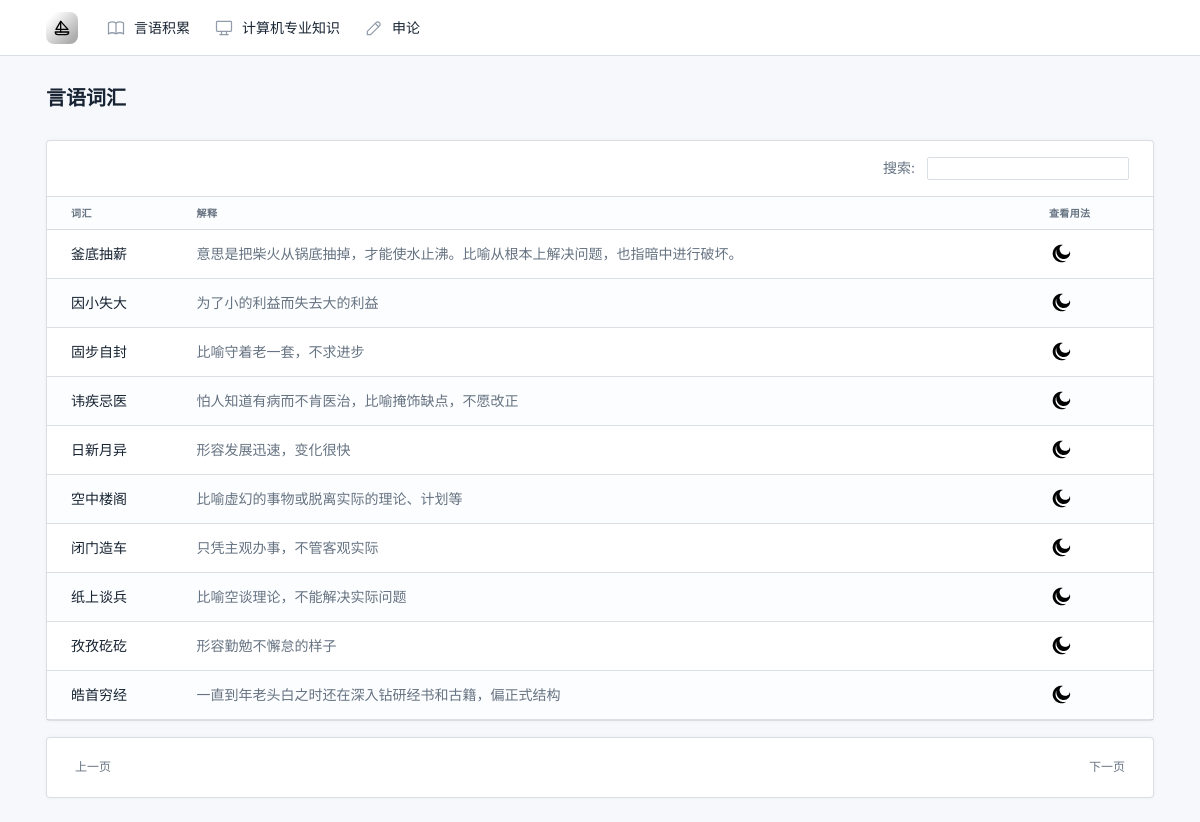
/language/list?page=2, run on an earlier commit of the app's database.
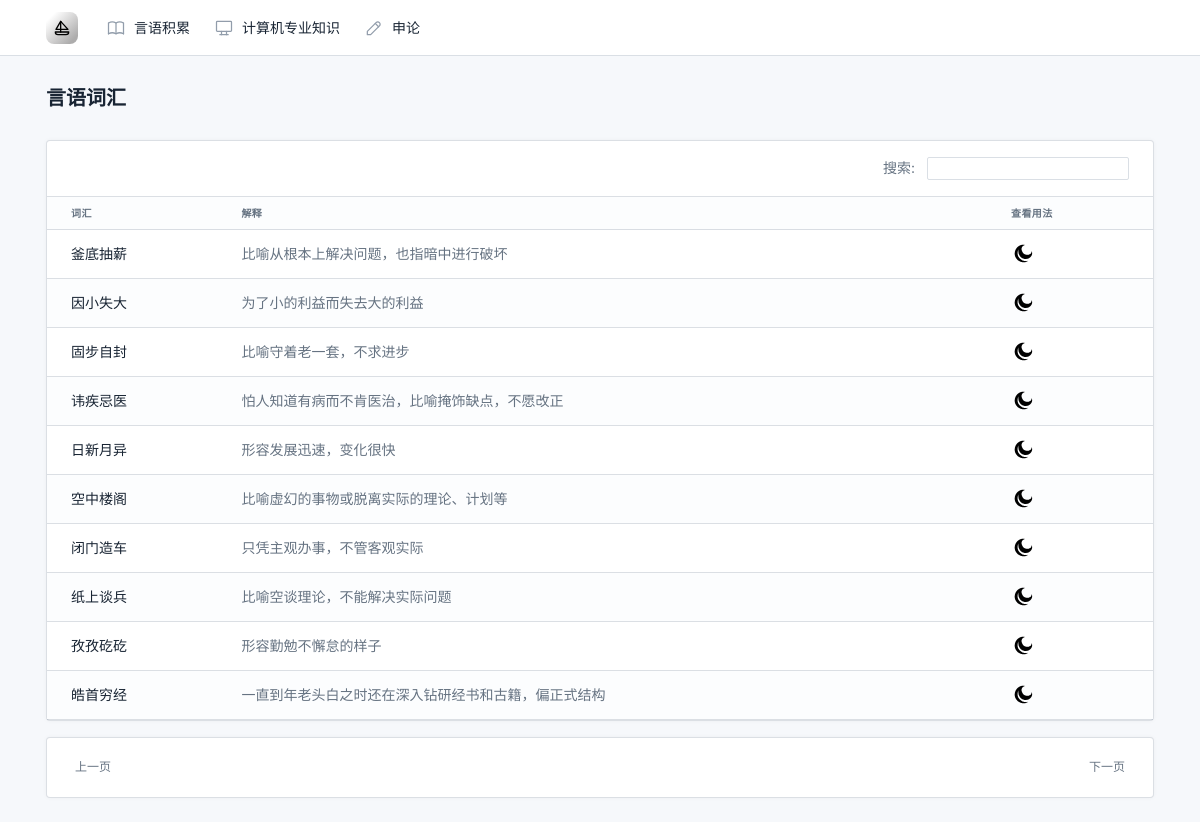
And on a later commit of the database.
### language/models.py (models this page shows)
class Language(models.Model):
    word = models.CharField(max_length=100, unique=True)
    expression = models.CharField(max_length=100)

### language/views.py (the view)
# urls.py: path('list', views.word_list, name='words'),
def word_list(request):
    query = request.GET.get('s')
    if query is None:
        words = Language.objects.all().order_by('id')
    else:
        words = Language.objects.filter(word__contains=query).order_by('id')
    per_page = 10
    paginator = Paginator(words, per_page)
    page_number = request.GET.get('page')
    page_obj = paginator.get_page(page_number)
    context = {
        'words': page_obj,
        'query': query,
    }
    return render(request, 'language/language.html', context)

### templates/language/language.html (shortened to what the changed rows need)
{% load static %}
<!DOCTYPE html>
<html lang="en">
<head>
    <link href="{% static 'css/tabler.min.css' %}" rel="stylesheet"/>
    <link href="{% static 'css/tabler-flags.min.css' %}" rel="stylesheet"/>
    <link href="{% static 'css/tabler-payments.min.css' %}" rel="stylesheet"/>
    <link href="{% static 'css/tabler-vendors.min.css' %}" rel="stylesheet"/>
</head>
<body>
{% include 'header.html' %}
<div class="page-wrapper">
    <div class="page-header d-print-none">
        <div class="container-xl">
            <div class="row g-2 align-items-center">
                <div class="col">
                    <h2 class="page-title">
                        言语词汇
                    </h2>
                </div>
            </div>
        </div>
    </div>
    <div class="page-body">
        <div class="container-xl">
            <div class="row row-cards">
                <div class="col-12">
                    <div class="card">
                        <div class="table-responsive">
                            <table class="table table-vcenter card-table table-striped">
                                <thead>
                                <tr>
                                    <th>词汇</th>
                                    <th>解释</th>
                                    <th>查看用法</th>
                                </tr>
                                </thead>
                                <tbody>
                                {% for word in words %}
                                    <tr>
                                        <td>{{ word.word }}</td>
                                        <td class="text-muted">
                                            {{ word.expression }}
                                        </td>
                                        <td class="text-muted"><a
                                                target="_blank"
                                                href="http://search.people.cn/s?keyword={{ word.word }}"
                                                class="text-reset">
                                        </a>
                                        </td>
                                    </tr>
                                {% endfor %}
                                </tbody>
                            </table>
                        </div>
                    </div>
                </div>
            </div>
        </div>
    </div>
</div>
</body>
</html>

What changed in the data, as far as the page shows it:
changed Language "釜底抽薪": expression "意思是把柴火从锅底抽掉，才能使水止沸。比喻从根本上解决问题，也指暗中进行破坏。" → "比喻从根本上解决问题，也指暗中进行破坏"
